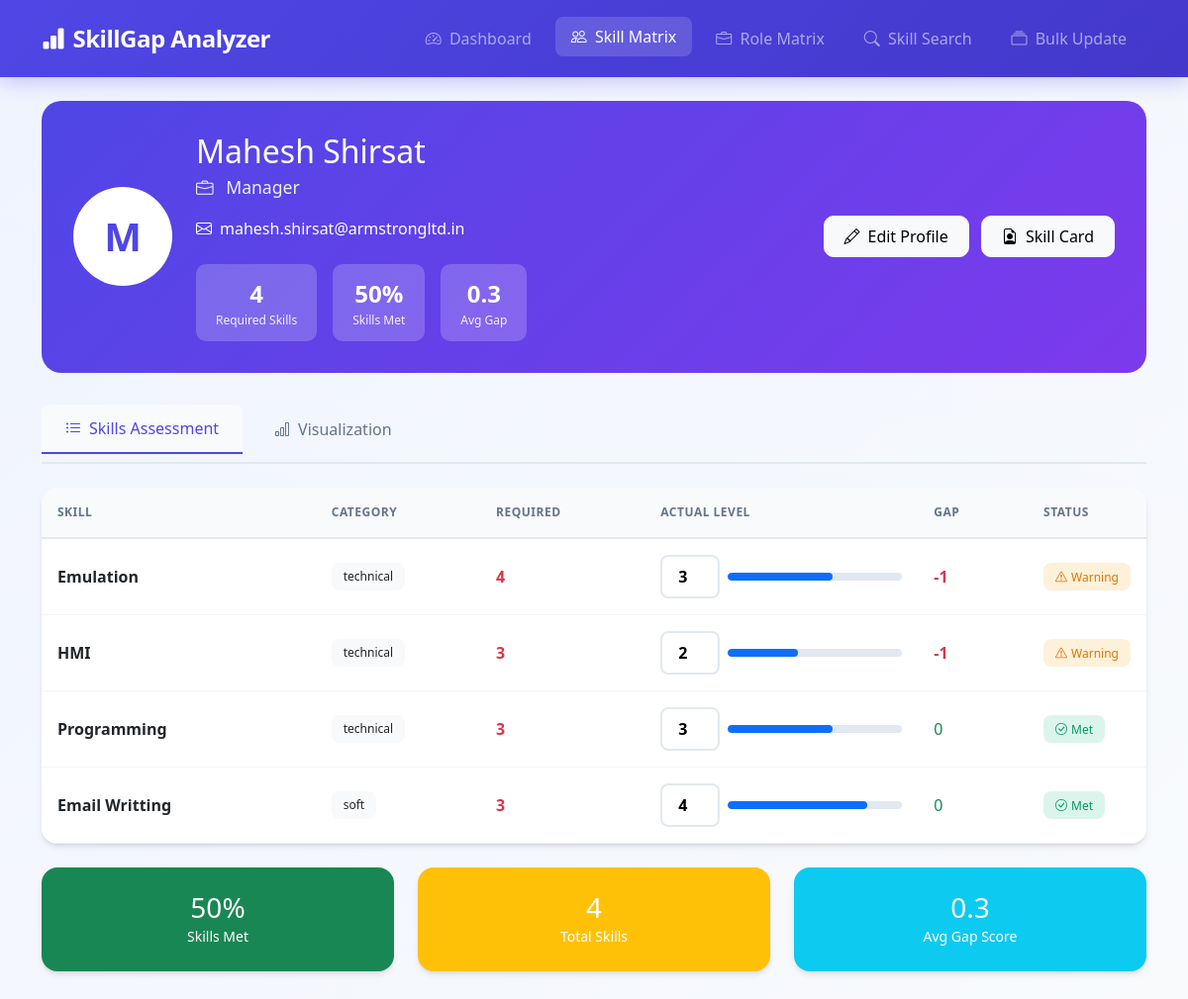
/employee/1/, run on the app's committed database.
### gap_analysis/models.py (models this page shows, shortened)
class SkillMatrix(models.Model):
    STATUS_CHOICES = [
        ('active', 'Active'),
        ('inactive', 'Inactive'),
        ('on_leave', 'On Leave'),
    ]
    user = models.OneToOneField(User, on_delete=models.CASCADE, null=True, blank=True)
    name = models.CharField(max_length=100)
    email = models.EmailField(blank=True, null=True)
    manager = models.ForeignKey('self', on_delete=models.SET_NULL, null=True, blank=True, related_name='subordinates')
    role_matrix = models.ForeignKey(RoleMatrix, on_delete=models.SET_NULL, null=True, blank=True, help_text="Assigned Role")
    status = models.CharField(max_length=20, choices=STATUS_CHOICES, default='active')
    join_date = models.DateField(null=True, blank=True)
    class Meta:
        ordering = ['name']
    def get_required_benchmarks(self):
        if self.role_matrix:
            return self.role_matrix.benchmarks.select_related('skill').all()
        return []
    def get_skill_gap_data(self):
        gaps = []
        benchmarks = self.get_required_benchmarks()
        if not benchmarks:
            return []
        for benchmark in benchmarks:
            emp_skill = self.skills.filter(skill=benchmark.skill).first()
            actual_level = emp_skill.actual_level if emp_skill else 0
            gap = benchmark.required_level - actual_level
            gaps.append({
                'skill': benchmark.skill,
                'required_level': benchmark.required_level,
                'actual_level': actual_level,
                'gap': gap,
                'status': 'met' if gap <= 0 else ('warning' if gap <= 1 else 'critical'),
                'emp_skill': emp_skill,
            })
        return gaps
    def get_overall_gap_score(self):
        gaps = self.get_skill_gap_data()
        if not gaps:
            return 0
        return sum(g['gap'] for g in gaps) / len(gaps)
    def get_skills_met_percentage(self):
        gaps = self.get_skill_gap_data()
        if not gaps:
            return 0
        met = sum(1 for g in gaps if g['gap'] <= 0)
        return round((met / len(gaps)) * 100)

class RoleMatrix(models.Model):
    title = models.CharField(max_length=100, help_text="Role/Job Title")
    department = models.CharField(max_length=100, blank=True, null=True, help_text="Department name")
    description = models.TextField(blank=True, null=True)
    class Meta:
        verbose_name_plural = "Role Matrices"
        ordering = ['title']
    @property
    def name(self):
        return self.title

class Skill(models.Model):
    CATEGORY_CHOICES = [
        ('technical', 'Technical'),
        ('soft', 'Soft Skills'),
        ('leadership', 'Leadership'),
        ('domain', 'Domain Knowledge'),
        ('tools', 'Tools & Software'),
        ('other', 'Other'),
    ]
    name = models.CharField(max_length=100, unique=True)
    category = models.CharField(max_length=100, choices=CATEGORY_CHOICES, blank=True, null=True)
    description = models.TextField(blank=True, null=True)
    class Meta:
        ordering = ['name']

### gap_analysis/views.py (the view)
# urls.py: path('employee/<int:pk>/', views.SkillMatrixProfileView.as_view(), name='employee_profile'),
class SkillMatrixProfileView(DetailView):
    model = SkillMatrix
    template_name = 'gap_analysis/employee_profile.html'
    pk_url_kwarg = 'pk'
    context_object_name = 'employee'
    def get_context_data(self, **kwargs):
        context = super().get_context_data(**kwargs)
        employee = self.object
        benchmarks = employee.get_required_benchmarks()
        skill_data = []
        for benchmark in benchmarks:
            emp_skill = EmployeeSkill.objects.filter(skill_matrix=employee, skill=benchmark.skill).first()
            actual_level = emp_skill.actual_level if emp_skill else 0
            gap = benchmark.required_level - actual_level
            level_percentage = (actual_level / 5) * 100  # Convert 0-5 to percentage
            skill_data.append({
                'benchmark_id': benchmark.id,
                'skill_id': benchmark.skill.id,
                'skill_name': benchmark.skill.name,
                'skill_category': benchmark.skill.category,
                'required_level': benchmark.required_level,
                'actual_level': actual_level,
                'level_percentage': level_percentage,
                'gap': gap,
                'status': 'met' if gap <= 0 else ('warning' if gap <= 1 else 'critical'),
                'is_mandatory': benchmark.is_mandatory,
                'emp_skill_id': emp_skill.id if emp_skill else None,
            })
        skill_data.sort(key=lambda x: (0 if x['gap'] > 0 else 1, -x['gap']))
        context['skill_data'] = skill_data
        context['skills_met'] = employee.get_skills_met_percentage()
        context['overall_gap'] = employee.get_overall_gap_score()
        context['chart_labels'] = json.dumps([s['skill_name'] for s in skill_data])
        context['chart_actual'] = json.dumps([s['actual_level'] for s in skill_data])
        context['chart_required'] = json.dumps([s['required_level'] for s in skill_data])
        return context

### gap_analysis/templates/gap_analysis/employee_profile.html (shortened to what this page needs)
{% extends 'gap_analysis/base.html' %}
{% block content %}
<div class="animate-fade-in">
    <div class="profile-header">
        <div class="row align-items-center">
            <div class="col-auto">
                <div class="profile-avatar">
                    {{ employee.name|make_list|first|upper }}
                </div>
            </div>
            <div class="col profile-info">
                <h2>{{ employee.name }}</h2>
                <p class="designation">
                    <i class="bi bi-briefcase me-2"></i>
                    {{ employee.role_matrix.title|default:"No designation assigned" }}
                </p>
                <p class="mb-0">
                    {% if employee.email %}
                        <i class="bi bi-envelope me-2"></i>{{ employee.email }}
                    {% endif %}
                </p>
                <div class="kpi-row">
                    <div class="kpi-item">
                        <div class="value">{{ skill_data|length }}</div>
                        <div class="label">Required Skills</div>
                    </div>
                    <div class="kpi-item">
                        <div class="value">{{ skills_met }}%</div>
                        <div class="label">Skills Met</div>
                    </div>
                    <div class="kpi-item">
                        <div class="value">{{ overall_gap|floatformat:1 }}</div>
                        <div class="label">Avg Gap</div>
                    </div>
                </div>
            </div>
            <div class="col-auto">
                <a href="{% url 'employee_update' employee.id %}" class="btn btn-light">
                    <i class="bi bi-pencil me-2"></i>Edit Profile
                </a>
                <a href="{% url 'employee_card' employee.id %}" class="btn btn-light ms-2" target="_blank">
                    <i class="bi bi-file-earmark-person me-2"></i>Skill Card
                </a>
            </div>
        </div>
    </div>
    <div class="tabs-nav">
        <button class="tab-btn active" onclick="showTab('skills')">
            <i class="bi bi-list-ul me-2"></i>Skills Assessment
        </button>
        <button class="tab-btn" onclick="showTab('chart')">
            <i class="bi bi-bar-chart me-2"></i>Visualization
        </button>
    </div>
    <div id="skills-tab" class="tab-content active">
        {% if skill_data %}
            <div class="card">
                <div class="card-body p-0">
                    <div class="table-responsive">
                        <table class="table table-hover mb-0">
                            <thead>
                                <tr>
                                    <th style="width: 25%;">Skill</th>
                                    <th style="width: 15%;">Category</th>
                                    <th style="width: 15%;">Required</th>
                                    <th style="width: 25%;">Actual Level</th>
                                    <th style="width: 10%;">Gap</th>
                                    <th style="width: 10%;">Status</th>
                                </tr>
                            </thead>
                            <tbody>
                                {% for skill in skill_data %}
                                <tr>
                                    <td>
                                        <strong>{{ skill.skill_name }}</strong>
                                    </td>
                                    <td>
                                        {% if skill.skill_category %}
                                            <span class="badge bg-light text-dark">{{ skill.skill_category }}</span>
                                        {% else %}
                                            <span class="text-muted">-</span>
                                        {% endif %}
                                    </td>
                                    <td>
                                        <span class="fw-bold text-danger">{{ skill.required_level }}</span>
                                    </td>
                                    <td>
                                        <div class="d-flex align-items-center gap-2">
                                            <input type="number"
                                                   class="skill-level-input"
                                                   id="skill-{{ skill.skill_id }}"
                                                   value="{{ skill.actual_level }}"
                                                   min="0"
                                                   max="5"
                                                   onchange="updateSkill({{ employee.id }}, {{ skill.skill_id }}, this.value)"
                                                   style="width: 60px;">
                                            <div class="progress flex-grow-1" style="height: 8px;">
                                                <div class="progress-bar bg-primary" id="bar-{{ skill.skill_id }}" style="width: {{ skill.level_percentage }}%"></div>
                                            </div>
                                        </div>
                                    </td>
                                    <td>
                                        {% if skill.gap > 0 %}
                                            <span class="text-danger fw-bold">-{{ skill.gap }}</span>
                                        {% else %}
                                            <span class="text-success">0</span>
                                        {% endif %}
                                    </td>
                                    <td>
                                        {% if skill.status == 'met' %}
                                            <span class="badge bg-success">
                                                <i class="bi bi-check-circle me-1"></i>Met
                                            </span>
                                        {% elif skill.status == 'warning' %}
                                            <span class="badge bg-warning">
                                                <i class="bi bi-exclamation-triangle me-1"></i>Warning
                                            </span>
                                        {% else %}
                                            <span class="badge bg-danger">
                                                <i class="bi bi-x-circle me-1"></i>Gap
                                            </span>
                                        {% endif %}
                                    </td>
                                </tr>
                                {% endfor %}
                            </tbody>
                        </table>
                    </div>
                </div>
            </div>
            <div class="row mt-4">
                <div class="col-md-4">
                    <div class="card bg-success text-white">
                        <div class="card-body text-center">
                            <h3 class="mb-0">{{ skills_met }}%</h3>
                            <small>Skills Met</small>
                        </div>
                    </div>
                </div>
                <div class="col-md-4">
                    <div class="card bg-warning text-white">
                        <div class="card-body text-center">
                            <h3 class="mb-0">{{ skill_data|length }}</h3>
                            <small>Total Skills</small>
                        </div>
                    </div>
                </div>
                <div class="col-md-4">
                    <div class="card bg-info text-white">
                        <div class="card-body text-center">
                            <h3 class="mb-0">{{ overall_gap|floatformat:1 }}</h3>
                            <small>Avg Gap Score</small>
                        </div>
                    </div>
                </div>
            </div>
        {% endif %}
    </div>
</div>
{% endblock %}

### gap_analysis/templates/gap_analysis/base.html (style rules this page uses)
:root { --primary: #4f46e5; --primary-dark: #4338ca; --secondary: #64748b; --success: #10b981; --warning: #f59e0b; --danger: #ef4444; --light: #f8fafc; --dark: #1e293b; --card-shadow: 0 4px 6px -1px rgba(0, 0, 0, 0.1), 0 2px 4px -2px rgba(0, 0, 0, 0.1); --card-hover-shadow: 0 20px 25px -5px rgba(0, 0, 0, 0.1), 0 8px 10px -6px rgba(0, 0, 0, 0.1); --transition: all 0.3s ease; }
* { box-sizing: border-box; }
body { background: linear-gradient(135deg, #f0f4ff 0%, #f8fafc 100%); min-height: 100vh; font-family: 'Segoe UI', system-ui, -apple-system, sans-serif; }
.card { border: none; border-radius: 16px; box-shadow: var(--card-shadow); transition: var(--transition); background: white; overflow: hidden; }
.card-body { padding: 1.5rem; }
.btn { border-radius: 10px; font-weight: 500; padding: 0.5rem 1.25rem; transition: var(--transition); }
.table { margin-bottom: 0; }
.table thead th { background: #f8fafc; color: var(--secondary); font-weight: 600; text-transform: uppercase; font-size: 0.75rem; letter-spacing: 0.5px; border-bottom: 2px solid #e2e8f0; padding: 1rem; }
.table tbody tr { transition: var(--transition); }
.table tbody td { padding: 1rem; vertical-align: middle; border-color: #f1f5f9; }
.badge { padding: 0.5rem 0.75rem; border-radius: 8px; font-weight: 500; }
.badge.bg-success { background: rgba(16, 185, 129, 0.15) !important; color: #059669; }
.badge.bg-warning { background: rgba(245, 158, 11, 0.15) !important; color: #d97706; }
.progress { height: 10px; border-radius: 10px; background: #e2e8f0; overflow: hidden; }
.progress-bar { border-radius: 10px; transition: width 1s ease; }
.animate-fade-in { animation: fadeInUp 0.5s ease forwards; }

### gap_analysis/templates/gap_analysis/employee_profile.html (style rules this page uses)
.profile-header { background: linear-gradient(135deg, #4f46e5 0%, #7c3aed 100%); border-radius: 20px; padding: 2rem; color: white; margin-bottom: 2rem; }
.profile-avatar { width: 100px; height: 100px; border-radius: 50%; background: white; color: #4f46e5; display: flex; align-items: center; justify-content: center; font-size: 2.5rem; font-weight: 700; }
.profile-info h2 { margin-bottom: 0.25rem; }
.profile-info .designation { opacity: 0.9; font-size: 1.1rem; }
.kpi-row { display: flex; gap: 1rem; margin-top: 1.5rem; }
.kpi-item { background: rgba(255,255,255,0.2); padding: 0.75rem 1.25rem; border-radius: 10px; text-align: center; }
.kpi-item .value { font-size: 1.5rem; font-weight: 700; }
.kpi-item .label { font-size: 0.75rem; opacity: 0.9; }
.skill-level-input { width: 70px; padding: 0.5rem; border: 2px solid #e2e8f0; border-radius: 8px; text-align: center; font-weight: 600; }
.tabs-nav { display: flex; gap: 0.5rem; margin-bottom: 1.5rem; border-bottom: 2px solid #e2e8f0; padding-bottom: 0.5rem; }
.tab-btn { padding: 0.75rem 1.5rem; background: none; border: none; font-weight: 500; color: #64748b; cursor: pointer; border-radius: 8px 8px 0 0; transition: all 0.2s ease; }
.tab-btn.active { color: #4f46e5; background: #f8fafc; border-bottom: 2px solid #4f46e5; }
.tab-content { display: none; }
.tab-content.active { display: block; }
.animate-fade-in { animation: fadeInUp 0.5s ease forwards; }
.skill-level-input { width: 60px; }

### data on the page
SkillMatrix: name|make_list "M", name "Mahesh Shirsat", role_matrix "Manager", email "mahesh.shirsat@armstrongltd.in", id "3" "2" "3" "4"
Skill: skill_name "Emulation", skill_category "technical"
Skill: skill_name "HMI", skill_category "technical"
Skill: skill_name "Programming", skill_category "technical"
Skill: skill_name "Email Writting", skill_category "soft"

### other printed values
{{ skill_data|length }} "4"
{{ skills_met }} "50"
{{ overall_gap|floatformat:1 }} "0.3"
{{ skill.required_level }} "4" "3" "3" "3"
{{ skill.gap }} "1" "1"
